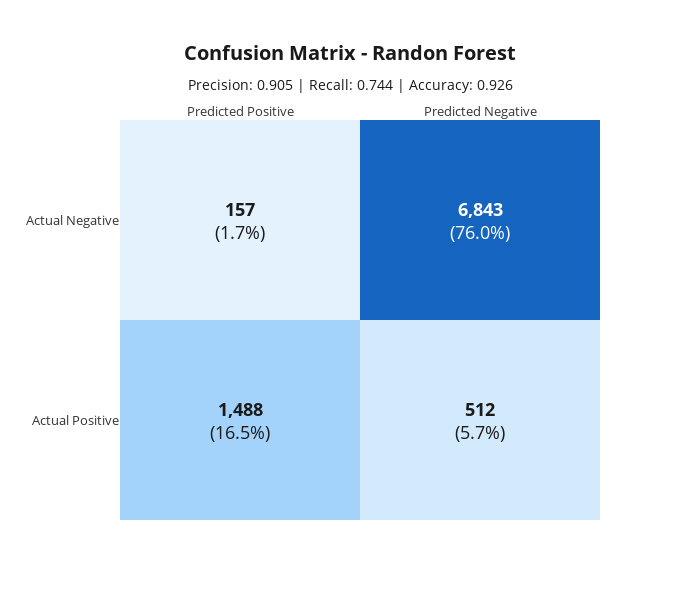

The cell this chart's notebook holds for it:
### Code cell
cm_display = np.array([[tp, fn], [fp, tn]])
cm_percent = cm_display / cm_display.sum() * 100

annotations = []
for i in range(2):
    for j in range(2):
        annotations.append(
            dict(
                x=j, y=i,
                text=f"<b>{cm_display[i, j]:,}</b><br>({cm_percent[i, j]:.1f}%)",
                showarrow=False,
                font=dict(size=18, color='white' if cm_display[i, j] > cm_display.max()/2 else '#1a1a1a')
            )
        )

fig = go.Figure(data=go.Heatmap(
    z=cm_display,
    x=['Predicted Positive', 'Predicted Negative'],
    y=['Actual Positive', 'Actual Negative'],
    colorscale=[[0, '#E3F2FD'], [0.5, '#42A5F5'], [1, '#1565C0']],
    showscale=False,
    text=cm_display,
    texttemplate='',
    hovertemplate='<b>%{y}</b><br>%{x}<br>Count: %{z:,}<extra></extra>'
))

fig.update_layout(annotations=annotations)

fig.update_layout(
    title=dict(
        text=f'<b>Confusion Matrix - Randon Forest</b><br>' +
             f'<sub>Precision: {test_precision:.3f} | Recall: {test_recall:.3f} | Accuracy: {accuracy:.3f}</sub>',
        x=0.5,
        xanchor='center',
        font=dict(size=20, color='#1a1a1a')
    ),
    xaxis=dict(side='top', tickfont=dict(size=13, color='#333')),
    yaxis=dict(tickfont=dict(size=13, color='#333')),
    width=700,
    height=600,
    plot_bgcolor='white',
    paper_bgcolor='white',
    margin=dict(l=120, r=100, t=120, b=80)
)

fig.show()

### Figure 1 — Plotly figure (JSON) as saved in the notebook; plotly's stock layout.template omitted (floating-point values rounded to 4 significant figures)
{"data": [{"colorscale": [[0, "#E3F2FD"], [0.5, "#42A5F5"], [1, "#1565C0"]], "hovertemplate": "<b>%{y}</b><br>%{x}<br>Count: %{z:,}<extra></extra>", "showscale": false, "text": [[1488, 512], [157, 6843]], "texttemplate": "", "type": "heatmap", "x": ["Predicted Positive", "Predicted Negative"], "y": ["Actual Positive", "Actual Negative"], "z": [[1488, 512], [157, 6843]]}], "layout": {"annotations": [{"font": {"color": "#1a1a1a", "size": 18}, "showarrow": false, "text": "<b>1,488</b><br>(16.5%)", "x": 0, "y": 0}, {"font": {"color": "#1a1a1a", "size": 18}, "showarrow": false, "text": "<b>512</b><br>(5.7%)", "x": 1, "y": 0}, {"font": {"color": "#1a1a1a", "size": 18}, "showarrow": false, "text": "<b>157</b><br>(1.7%)", "x": 0, "y": 1}, {"font": {"color": "white", "size": 18}, "showarrow": false, "text": "<b>6,843</b><br>(76.0%)", "x": 1, "y": 1}], "height": 600, "margin": {"b": 80, "l": 120, "r": 100, "t": 120}, "paper_bgcolor": "white", "plot_bgcolor": "white", "title": {"font": {"color": "#1a1a1a", "size": 20}, "text": "<b>Confusion Matrix - Randon Forest</b><br><sub>Precision: 0.905 | Recall: 0.744 | Accuracy: 0.926</sub>", "x": 0.5, "xanchor": "center"}, "width": 700, "xaxis": {"side": "top", "tickfont": {"color": "#333", "size": 13}}, "yaxis": {"tickfont": {"color": "#333", "size": 13}}}}
